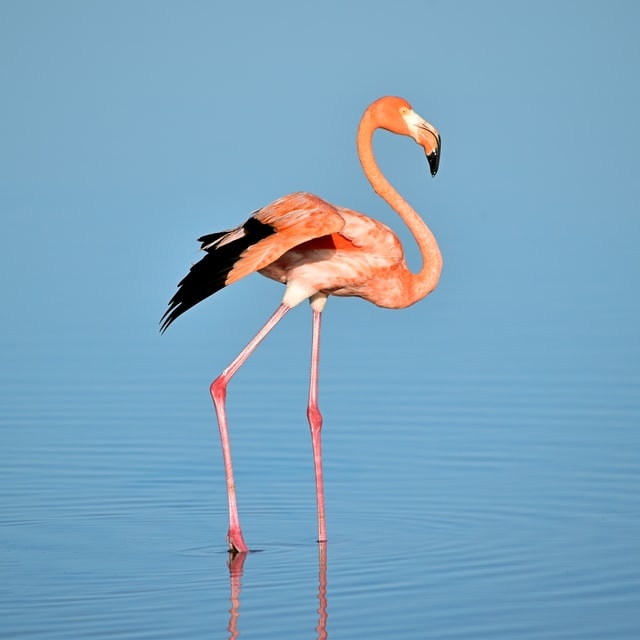
#> input picture Task2/cv2/Tutorial1/basics/images/flemingo.jpg, 640 x 640 px
$ jupyter execute transformation.ipynb
#> lines starting #> are read from the running program, lines starting #| are printed output that depends on the picture
[cell 1]
import numpy as np
import cv2

[cell 2]
img=cv2.imread("../basics/images/flemingo.jpg")
#> img is the input picture: shape (640, 640, 3); mean B, G, R 191.3, 164.6, 123.7
img=img.copy()

[cell 3]
def display(window_name,img):
    cv2.imshow(window_name,img)
    cv2.waitKey(0)
    cv2.destroyAllWindows()

[cell 4]
display('bird',img)

# Translate

[cell 5]
tx=ty=100
M=np.float32([[1,0,tx],
            [0,1,ty]])

[cell 6]
shifted_image=cv2.warpAffine(img,M,(img.shape[1],img.shape[0]))
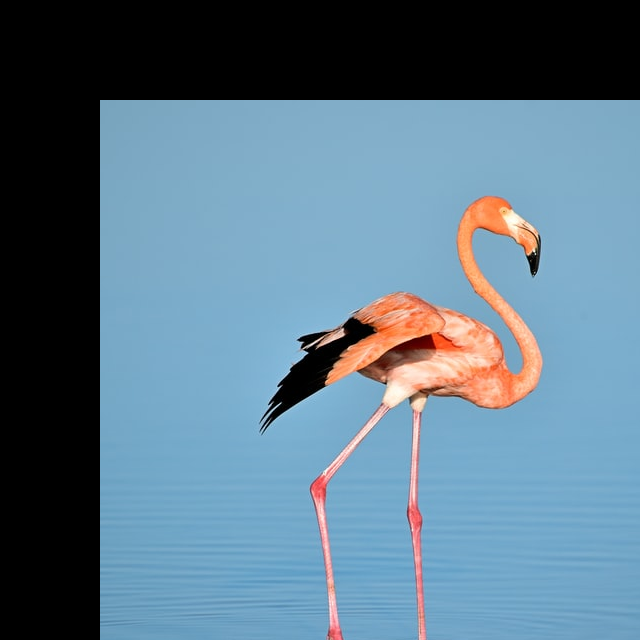
#> shifted_image: shape (640, 640, 3); mean B, G, R 136.6, 118.8, 91.6
display('shift',shifted_image)

[cell 7]
def translation(img,tx,ty):
#> called with tx = -100, ty = -100
    M=np.float32([[1,0,tx],
            [0,1,ty]])
    shifted_image=cv2.warpAffine(img,M,(img.shape[1],img.shape[0]))
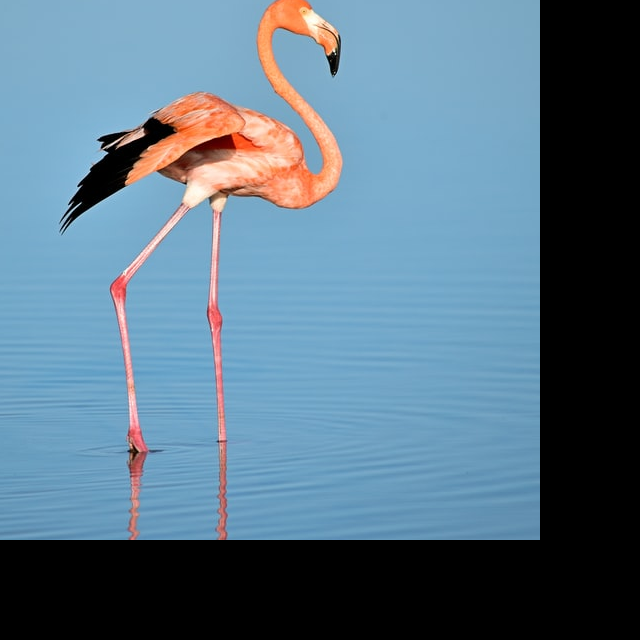
#> shifted_image: shape (640, 640, 3); mean B, G, R 134.6, 116.2, 88.8
    display('shift',shifted_image)

[cell 8]
translation(img,-100,-100)

# Rotation

[cell 9]
center=img.shape[1]//2,img.shape[0]//2
#> center = (320, 320)

[cell 10]
M=cv2.getRotationMatrix2D(center,45,1)
M

[cell 11]
rotate_45=cv2.warpAffine(img,M,(img.shape[1],img.shape[0]))
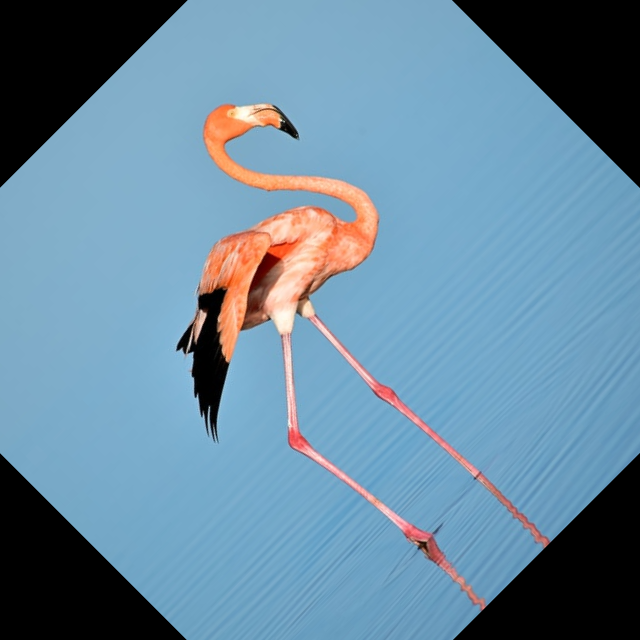
#> rotate_45: shape (640, 640, 3); mean B, G, R 158.8, 137.2, 104.4

[cell 12]
display('rotate_45',rotate_45)

[cell 13]
def rotation(img,angle=0,scale=1):
#> called with angle = -90, scale = 1
    center=img.shape[1]//2,img.shape[0]//2
#> center = (320, 320)
    M=cv2.getRotationMatrix2D(center,angle,scale)
    rotated_img=cv2.warpAffine(img,M,(img.shape[1],img.shape[0]))
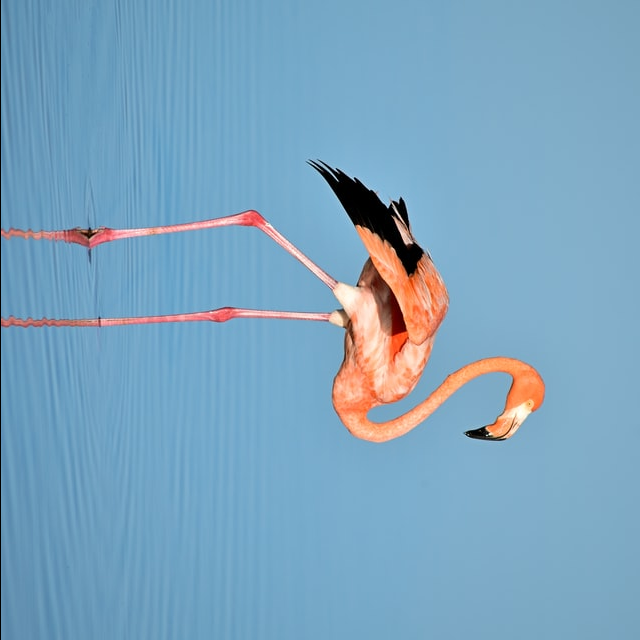
#> rotated_img: shape (640, 640, 3); mean B, G, R 191, 164.4, 123.5
    display(f'rotate_{angle}',rotated_img)

[cell 14]
rotation(img,-90,1)

# Resizing

[cell 15]
img.shape
#> Out = (640, 640, 3)

[cell 16]
img_resize=cv2.resize(img,(300,300),interpolation=cv2.INTER_AREA)

[cell 17]
display('img',img_resize)

# Fliping

[cell 18]
def flip(img,val):
    # resize for see many images
#> called with val = 1
    img_resize=cv2.resize(img,(300,300),interpolation=cv2.INTER_AREA)
    flip_img=cv2.flip(img_resize,val)#1,-1,0
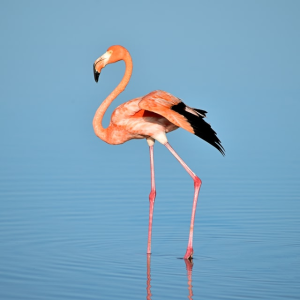
#> flip_img: shape (300, 300, 3); mean B, G, R 191.3, 164.6, 123.7
    display('',flip_img)
